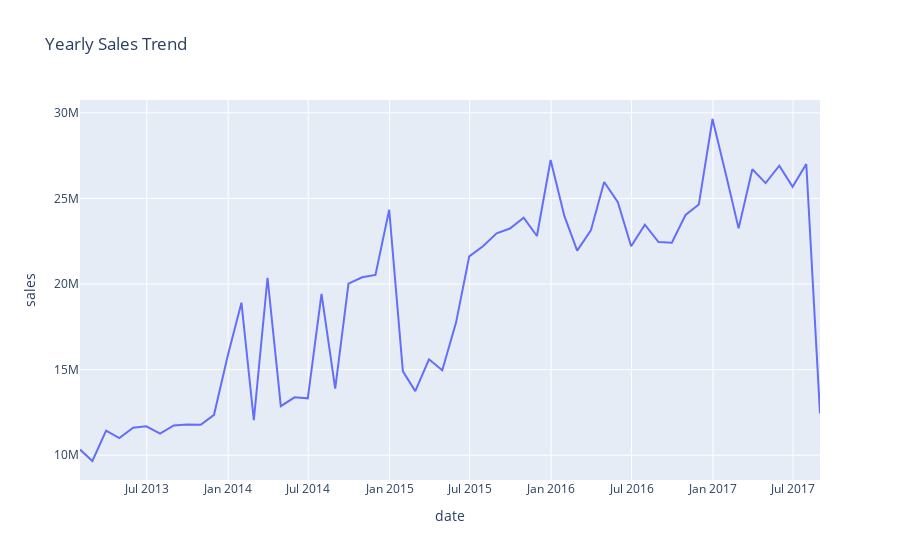

Notebook source saved alongside this figure:
### Markdown cell above
#### Q3 Compare the sales for each month across the years and determine which month of which year had the highest sales.

### Code cell
###resample or groupby
train_copy = train_df.set_index('date')
# Downsample to monthly data by taking the mean
monthly_data = train_copy.sales.resample('ME').sum()



fig = px.line(monthly_data, x=monthly_data.index, y='sales', title='Yearly Sales Trend')

# Show the plot
fig.show()
